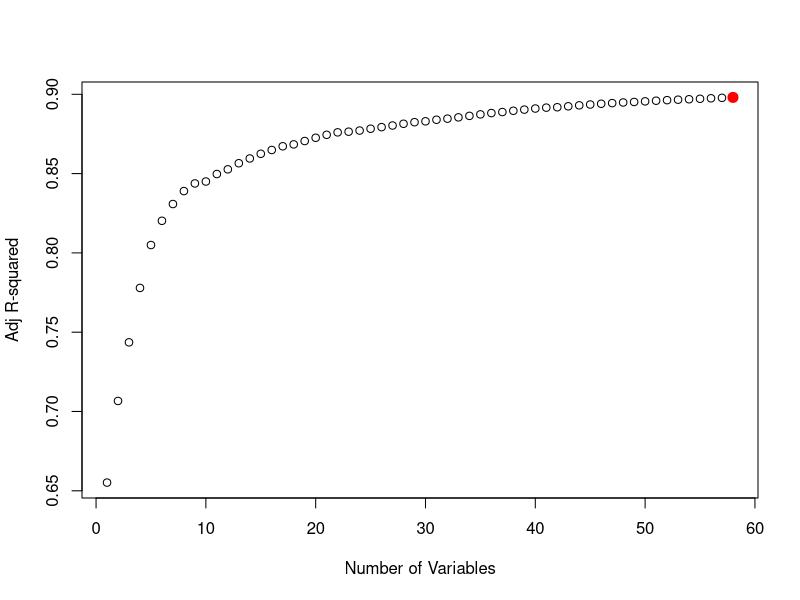

R code for this plot: (Note: this script raises an error after producing the figure.)
# work by Smitha

library(leaps)
#### reading shortlisted attributes 
data_combined<- read.csv('cleaned_combined.csv')

#since sale price  is skewed , hence taking log
data_combined$SalePrice <- log(data_combined$SalePrice)
head(data_combined)
#don't consider Id
#converting MSSubClass to factor variable 
data_combined['MSSubClass'] <- factor(data_combined[,'MSSubClass'])

#creating dummy variable for all the factor variable

factor_col <- c()
for(c in colnames(data_combined)){
  if(class(data_combined[,c])=='factor'){
    factor_col <- append(factor_col,c)
    temp <- model.matrix(~data_combined[,c]-1)
    colnames(temp) <- gsub("data_combined[, c]",c,colnames(temp),fixed = TRUE)
    data_combined <- cbind(data_combined,data.frame(temp)[-c(1)])
  }
}



data_combined <- data_combined[,!names(data_combined) %in% factor_col]
str(data_combined)


#column that created NA
#NeighborhoodBlueste, BldgTypeDuplex , ExterCondPo
#dropping them , since they are possibly linearly related to other variable, seen from lm coeff 
#linear_col <- c('BldgTypeDuplex','ExterCondPo','HeatingQCPo')
linear_col <- c('BldgTypeDuplex')
data_combined <- data_combined[,!names(data_combined) %in% linear_col]

#Creating training and test set in 80:20 ratio
set.seed(2134)
train_ind <- sample(1:nrow(data_combined),0.8*nrow(data_combined))
train_df <- data_combined[train_ind,]
test_df <- data_combined[-train_ind,]

#writing the train and text to csv
#write.csv(train_df,"train_final.csv", row.names = FALSE)
#write.csv(test_df,"test_final.csv", row.names = FALSE)


#considering regression on all the attributes
all_reg_model <- lm(SalePrice~.-Id, data = train_df)

#summary
sum_all_reg_model <- summary(all_reg_model)
sum_all_reg_model


all_train_rmse <- sum_all_reg_model$sigma
all_train_rmse
all_test_rmse <- sqrt(mean((test_df$SalePrice - predict(all_reg_model, test_df)) ^ 2))
all_test_rmse


#runnning feature selection 
reg_back <- regsubsets(SalePrice~.-Id, train_df, nvmax = ncol(train_df)-2,
                          method = "backward")
smry_reg_back <- summary(reg_back)

#Plotting Adjusted R squared
plot(smry_reg_back$adjr2, xlab = "Number of Variables", 
     ylab ="Adj R-squared")
maxar2 <- which.max(smry_reg_back$adjr2)
points(maxar2,smry_reg_back$adjr2[maxar2], col = "red", cex = 2, pch = 20)

#smry_reg_back

#running model on train dataset with best subset attributes obtained in part 5
best_model_back <- lm(SalePrice~.,data=train_df[append(names(coef(reg_back,maxar2))[-1],'SalePrice')])
summary(best_model_back)


back_train_rmse <- summary(best_model_back)$sigma
back_train_rmse

back_test_rmse <- sqrt(mean((test_df$SalePrice - predict(best_model_back, test_df)) ^ 2))
back_test_rmse


back_train_rmse <- sqrt(mean((exp(train_df$SalePrice) - exp(predict(best_model_back, train_df))) ^ 2))
back_train_rmse

back_test_rmse <- sqrt(mean((exp(test_df$SalePrice) - exp(predict(best_model_back, test_df))) ^ 2))
back_test_rmse

#the rmse observed from backward selected is having lower rmse and comparativley high rsqr
#write.csv(train_df[append(names(coef(reg_back,maxar2))[-1],'SalePrice')],"train_bck_Selected.csv", row.names = FALSE)
#write.csv(test_df[append(names(coef(reg_back,maxar2))[-1],'SalePrice')],"test_bck_Selected.csv", row.names = FALSE)


tempp <- read.csv('cleaned_combined.csv')
summary(tempp$SalePrice)
